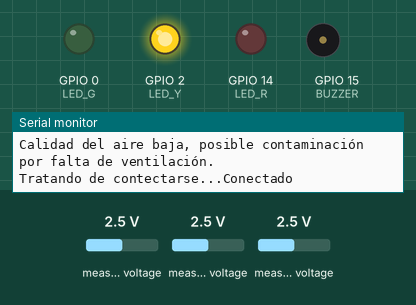
A sketch run on a simulated ESP32. Shown: output pins drawn as LEDs (lit = HIGH), buzzer (waves = sounding, pin HIGH), the last lines printed to the serial monitor. The test bench sets the inputs (shaded band); at power-on: measured voltage 2.5 V. WiFi joins after 1.5 s; servers stay silent unless stated; the local clock reads 2024-03-15 10:24:30 at power-on unless the sketch sets it; no MQTT or app messages arrive unless stated; pins used as bus, display or sensor lines are not drawn.

Above: at 9.5 s.
9.6 s: measured voltage (sensor 200) set to 3.4 V
At 11.3 s:
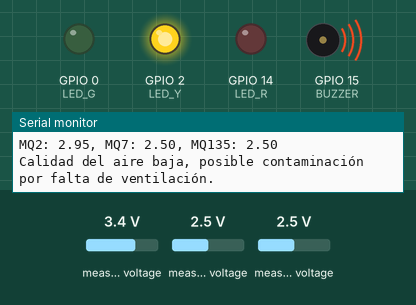
12.0 s: measured voltage (sensor 200) set to 3.7 V
At 15.5 s:
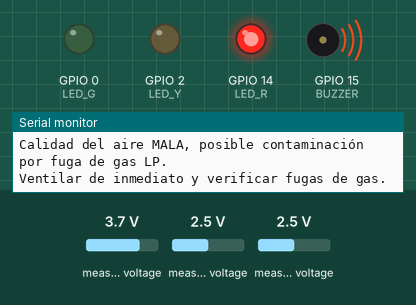
Timing chart, 0 to 24.0 s (numbered marks = the images above; inputs shaded):
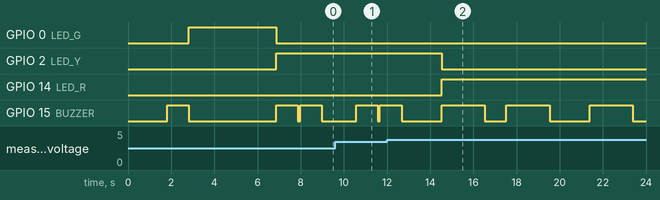

The sketch:

proyectoCapstone.ino
```cpp
/*
   Envio de JSON por MQTT.
   por: Hugo Escalpelo
   Fecha: 15 de noviembre de 2021

   Editado por: Karen Cruz, Sergio Delgadillo, Tania Zárate
   Fecha: 25 de febrero de 2022

   Proyecto Capstone:
   Monitoreo de la calidad del aire utilizando como indicadores la concentración de
   CO, CO2 y GLP

   Este programa envía datos por Internet a través del protocolo MQTT. Para poder
   comprobar el funcionamiento de este programa, es necesario conectarse a un broker
   y usar Node-Red para visualzar que la información se está recibiendo correctamente.
   Este programa no requiere componentes adicionales.

   Este programa está basado en "Conexión básica por MQTT del NodeMCU" y explica como
   enviar strings que contengan JSON para enviar mas de una variable a la vez.

   Por otra parte, los datos obtenidos de los sensores MQ-2, MQ-7 y MQ-135 son
   analizados de tal manera que, dependiendo del nivel en el que se encuenten,
   son los mensajes que se enviarán a través de un bot de Telegram.
*/

// Bibliotecas
#include <WiFi.h>  // Biblioteca para el control de Wi-Fi
#include <PubSubClient.h> // Biblioteca para conexion MQTT
#include <Wire.h> // Biblioteca para la comunicación con dispositivos I2C/TWI
#include <WiFiClientSecure.h>
#include <Adafruit_ADS1X15.h> // Biblioteca para ADC ADS1115
#include <UniversalTelegramBot.h> // Biblioteca para la conexión con Telegram
#include <ArduinoJson.h> // Biblioteca para generar datos JSON

// Set pin numbers
#define POWER_PIN  12
#define SIGNAL_PIN 13
#define LED_Y 2
#define LED_G 0
#define LED_R 14
#define BUZZER 15

// I2C
#define I2C_SDA 13 // Conectar SDA a GPIO 13
#define I2C_SCL 12 // Conectar SCL a GPIO 12
TwoWire I2CSensor = TwoWire(0); // Definición de puerto Wire

//Datos de WiFi
#define WIFI_SSID "Nombre" // Nombre de la red
#define WIFI_PASSWORD "Contraseña" // Contraseña de la red

// BOT de Telegram (IDBot y BotFather)
String chatId = "1111111111"; // ID de Telegram
#define BOT_TOKEN "1111111111:11111111111111111111111111111111111" // Token del BOT
WiFiClientSecure secured_client;
UniversalTelegramBot bot(BOT_TOKEN, secured_client);

// Variables globales
float volts0, volts1, volts2;
float MQ2, MQ7, MQ135;
unsigned long t = 0;
unsigned long t2 = 10000; // Retardo de tiempo para el envio de mensajes ok
int n = 10;
int dt = 100;
String msg;
// Rango de voltajes para los sensores MQ2, MQ7 y MQ135
float u[3][3] =
{ {0.9, 0.31, 0.36},
  {1.96, 0.43, 0.57},
  {3.0, 3.0, 3.0}
};

//Datos del broker MQTT
const char* mqtt_server = "52.28.133.146"; // Colocar la dirección IP de la red local o pública
IPAddress server(52,28,133,146);

// Objetos
WiFiClient espClient; // Este objeto maneja los datos de conexion Wi-Fi
PubSubClient client(espClient); // Este objeto maneja los datos de conexion al broker
Adafruit_ADS1115 ads;  // ADS1115 16-bit version

// Variables
long timeNow, timeLast; // Variables de control de tiempo no bloqueante
int wait = 5000;  // Indica la espera cada 5 segundos para envío de mensajes MQTT

// Inicialización del programa
void setup() {
  // Iniciar comunicación serial
  Serial.begin (115200);
  pinMode (POWER_PIN, OUTPUT);
  digitalWrite (POWER_PIN, HIGH);

  // Configuración de LED's y Buzzer como salida
  pinMode(LED_G, OUTPUT);
  pinMode(LED_Y, OUTPUT);
  pinMode(LED_R, OUTPUT);
  pinMode(BUZZER, OUTPUT);

  // Configuración de LED's y Buzzer como apagado
  digitalWrite(BUZZER, LOW);
  digitalWrite(LED_G, LOW);
  digitalWrite(LED_R, LOW);
  digitalWrite(LED_Y, LOW);

  Serial.println();
  Serial.println();
  Serial.print("Conectar a ");
  Serial.println(WIFI_SSID); // Se indica la red a la cual se va a conectar

  WiFi.begin(WIFI_SSID, WIFI_PASSWORD); // Esta es la función que realiza la conexión a WiFi
  secured_client.setCACert(TELEGRAM_CERTIFICATE_ROOT); // Agregar certificado raíz para api.telegram.org
  while (WiFi.status() != WL_CONNECTED) { // Este bucle espera a que se realice la conexión
    digitalWrite (POWER_PIN, HIGH);
    delay(500); // Dado que es de suma importancia esperar a la conexión, debe usarse espera bloqueante
    digitalWrite (POWER_PIN, LOW);
    Serial.print(".");  // Indicador de progreso
    delay(5);
  }

  // Cuando se haya logrado la conexión, el programa avanzará, por lo tanto, puede informarse lo siguiente
  Serial.println();
  Serial.println("WiFi conectado");
  Serial.println("Direccion IP: ");
  Serial.println(WiFi.localIP()); // Muestra la dirección IP

  Serial.print("Retrieving time: ");
  configTime(0, 0, "pool.ntp.org"); // Obtener la hora UTC a través de NTP
  time_t now = time(nullptr);
  while (now < 24 * 3600) {
    Serial.print(".");
    delay(100);
    now = time(nullptr);
  }
  Serial.println(now);

  I2CSensor.begin(I2C_SDA, I2C_SCL, 100000);
  if (!ads.begin(0x48, &I2CSensor)) { // Inicialice ADS1115 en la dirección 0x48
    Serial.println("Couldn't Find sensor ADS1115."); // El sensor ADS1115 no fue encontrado
    bot.sendMessage(chatId, "Couldn't Find sensor ADS1115.\n");
    while(1);
  }
  else {
    bot.sendMessage(chatId, "Modulo TLP 1 listo.");
    Serial.println("Sensor ADS1115 Found");
  }

  //Se enciende tanto el buzzer como el led verde para indicar que el módulo se encuentra listo para usarse
  digitalWrite(BUZZER, HIGH);
  delay(1000);
  digitalWrite(BUZZER, LOW);
  digitalWrite(LED_G, HIGH);
  t = millis();

  delay (1000); // Esta espera es solo una formalidad antes de iniciar la comunicación con el broker

  // Conexión con el broker MQTT
  client.setServer(server, 1883); // Conectarse a la IP del broker en el puerto indicado
  delay(1500);  // Esta espera es preventiva, espera a la conexión para no perder información

  timeLast = millis (); // Inicia el control de tiempo
}// fin del void setup ()

// Cuerpo del programa, bucle principal
void loop(void) {
  MQ2 = 0;
  MQ7 = 0;
  MQ135 = 0;
  // Lectura de sensores
  for (int i = 0; i < n; i++) {
    // Los valores obtenidos por los sensores son convertidos en volts
    MQ2 += ads.computeVolts(ads.readADC_SingleEnded(0)) / n;
    MQ7 += ads.computeVolts(ads.readADC_SingleEnded(1)) / n;
    MQ135 += ads.computeVolts(ads.readADC_SingleEnded(2)) / n;
    delay(dt);
  }
  Serial.print("MQ2: "); Serial.print(MQ2);
  Serial.print(", MQ7: "); Serial.print(MQ7);
  Serial.print(", MQ135: "); Serial.println(MQ135);

  // Si los sensores sobrepasan el último rango, significa que la calidad del aire es mala
  // Si MQ2, MQ7 o MQ135 es mayor a 3.0
  if (MQ2 > u[2][0] || MQ7 > u[2][1] || MQ135 > u[2][2]) {
    Serial.println("Calidad del aire MALA, posible contaminación por fuga de gas LP.");
    Serial.println("Ventilar de inmediato y verificar fugas de gas.");
    bot.sendMessage(chatId, "Calidad del aire MALA, posible contaminación por fuga de gas LP.");
    bot.sendMessage(chatId, "Ventilar de inmediato y verificar fugas de gas.");
    // Se enciende el led rojo
    digitalWrite(LED_R, HIGH);
    digitalWrite(LED_G, LOW);
    digitalWrite(LED_Y, LOW);
    // Se enciende el buzzer, el sonido es largo
    digitalWrite(BUZZER, HIGH);
    delay(2000);
    digitalWrite(BUZZER, LOW);
    delay(1000);
    digitalWrite(BUZZER, HIGH);
    delay(2000);
    digitalWrite(BUZZER, LOW);

  }
  // Si los sensores sobrepasan el rango medio, significa que la calidad del aire es baja
  // Si MQ2 > 1.96, o MQ7 > 0.43, o MQ135 > 0.57
  else if (MQ2 > u[1][0] || MQ7 > u[1][1] || MQ135 > u[1][2]) {
    Serial.println("Calidad del aire baja, posible contaminación por falta de ventilación.");
    bot.sendMessage(chatId, "Calidad del aire baja, posible contaminación por falta de ventilación.");
    // Se enciende el led amarillo
    digitalWrite(LED_Y, HIGH);
    digitalWrite(LED_G, LOW);
    digitalWrite(LED_R, LOW);
    // Se enciende el buzzer, el sonido es corto
    digitalWrite(BUZZER, HIGH);
    delay(1000);
    digitalWrite(BUZZER, LOW);
    delay(100);
    digitalWrite(BUZZER, HIGH);
    delay(1000);
    digitalWrite(BUZZER, LOW);
  }
  // Si los sensores sobrepasan el primer rango, significa que la calidad del aire es media
  // Si MQ2 > 0.9, o MQ7 > 0.31, o MQ135 > 0.36
  else if (MQ2 > u[0][0] || MQ7 > u[0][1] || MQ135 > u[0][2]) {
    Serial.println("Calidad del aire media, posible contaminación por humo.");
    bot.sendMessage(chatId, "Calidad del aire media, posible contaminación por humo.");
    // Se enciende el led amarillo
    digitalWrite(LED_Y, HIGH);
    digitalWrite(LED_G, LOW);
    digitalWrite(LED_R, LOW);
    delay(10000);
  } else {
    // Ciclo para que el mensaje de "Calidad del aire buena" no sea muy repetitivo
    if (millis() > t + t2) {
      t = millis();
      bot.sendMessage(chatId, "Calidad del aire buena.");
      Serial.println("Calidad del aire buena.");
    }
    // Se enciende el led verde
    digitalWrite(LED_G, HIGH);
    digitalWrite(LED_R, LOW);
    digitalWrite(LED_Y, LOW);
  }
  //Verificar siempre que haya conexión al broker
  if (!client.connected()) {
    reconnect();  // En caso de que no haya conexión, ejecutar la función de reconexión, definida despues del void setup ()
  }
  else{
  client.loop(); // Esta función es muy importante, ejecuta de manera no bloqueante las funciones necesarias para la comunicación con el broker

  timeNow = millis(); // Control de tiempo para esperas no bloqueantes
  if (timeNow - timeLast > wait) { // Manda un mensaje por MQTT cada cinco segundos
    timeLast = timeNow; // Actualización de seguimiento de tiempo

    //Se construye el string correspondiente al JSON que contiene 4 variables
    String json = "{\"id\":\"Karen\",\"mq2\":" + String(MQ2) + ",\"mq7\":" + String(MQ7) + ",\"mq135\":" + String(MQ135) + "}";
    Serial.println(json); // Se imprime en monitor solo para poder visualizar que el string esta correctamente creado
    int str_len = json.length() + 1; // Se calcula la longitud del string
    char char_array[str_len]; // Se crea un arreglo de caracteres de dicha longitud
    json.toCharArray(char_array, str_len); // Se convierte el string a char array
    client.publish("pCapstone/detector", char_array); // Esta es la función que envía los datos por MQTT, especifica el tema y el valor
  }// fin del if (timeNow - timeLast > wait)
  }
}// fin del void loop ()

// Función para reconectarse
void reconnect() {
    Serial.print("Tratando de contectarse...");
    // Intentar reconexión
    if (client.connect("pCapstoneClient")) { //Pregunta por el resultado del intento de conexión
      Serial.println("Conectado");
      client.subscribe("pCapstone/output"); // Esta función realiza la suscripción al tema
    }// fin del  if (client.connect("pCapstoneClient"))
    else {  //en caso de que la conexión no se logre
      Serial.print("Conexion fallida, Error rc=");
      Serial.print(client.state()); // Muestra el codigo de error
      Serial.println (client.connected ()); // Muestra estatus de conexión
    }// fin del else
}// fin de void reconnect()
```

Measured:
- the behaviour switches between 3.5 and 3.6 V on measured voltage (sensor 200) (found by bisection; images 1 and 2)
